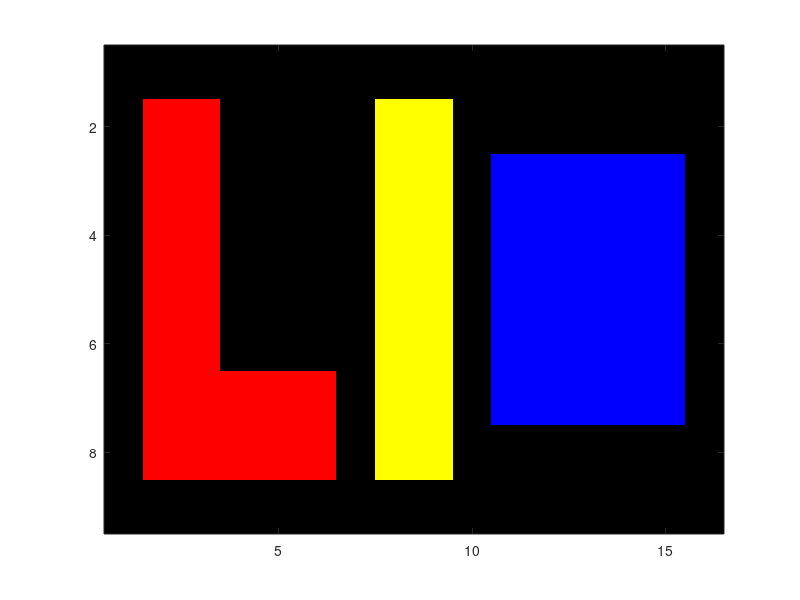

This chart was generated by the following MATLAB code:
X=[
    
0 0 0 0 0 0 0 0 0 0 0 0 0 0 0 0 
0 8 8 0 0 0 0 4 4 0 0 0 0 0 0 0
0 8 8 0 0 0 0 4 4 0 3 3 3 3 3 0
0 8 8 0 0 0 0 4 4 0 3 3 3 3 3 0
0 8 8 0 0 0 0 4 4 0 3 3 3 3 3 0
0 8 8 0 0 0 0 4 4 0 3 3 3 3 3 0
0 8 8 8 8 8 0 4 4 0 3 3 3 3 3 0
0 8 8 8 8 8 0 4 4 0 0 0 0 0 0 0
0 0 0 0 0 0 0 0 0 0 0 0 0 0 0 0
 
];

imagesc(X)
axis image
colormap gray

Y(:,:,1)=[
0 0 0 0 0 0 0 0 0 0 0 0 0 0 0 0
0 1 1 0 0 0 0 1 1 0 0 0 0 0 0 0 
0 1 1 0 0 0 0 1 1 0 0 0 0 0 0 0 
0 1 1 0 0 0 0 1 1 0 0 0 0 0 0 0 
0 1 1 0 0 0 0 1 1 0 0 0 0 0 0 0 
0 1 1 0 0 0 0 1 1 0 0 0 0 0 0 0 
0 1 1 1 1 1 0 1 1 0 0 0 0 0 0 0
0 1 1 1 1 1 0 1 1 0 0 0 0 0 0 0 
0 0 0 0 0 0 0 0 0 0 0 0 0 0 0 0];
Y(:,:,2)=[
0 0 0 0 0 0 0 0 0 0 0 0 0 0 0 0
0 0 0 0 0 0 0 1 1 0 0 0 0 0 0 0
0 0 0 0 0 0 0 1 1 0 0 0 0 0 0 0
0 0 0 0 0 0 0 1 1 0 0 0 0 0 0 0 
0 0 0 0 0 0 0 1 1 0 0 0 0 0 0 0
0 0 0 0 0 0 0 1 1 0 0 0 0 0 0 0
0 0 0 0 0 0 0 1 1 0 0 0 0 0 0 0 
0 0 0 0 0 0 0 1 1 0 0 0 0 0 0 0 
0 0 0 0 0 0 0 0 0 0 0 0 0 0 0 0];
Y(:,:,3)=[
0 0 0 0 0 0 0 0 0 0 0 0 0 0 0 0
0 0 0 0 0 0 0 0 0 0 0 0 0 0 0 0
0 0 0 0 0 0 0 0 0 0 1 1 1 1 1 0
0 0 0 0 0 0 0 0 0 0 1 1 1 1 1 0
0 0 0 0 0 0 0 0 0 0 1 1 1 1 1 0
0 0 0 0 0 0 0 0 0 0 1 1 1 1 1 0
0 0 0 0 0 0 0 0 0 0 1 1 1 1 1 0
0 0 0 0 0 0 0 0 0 0 0 0 0 0 0 0
0 0 0 0 0 0 0 0 0 0 0 0 0 0 0 0
];
imagesc(Y)